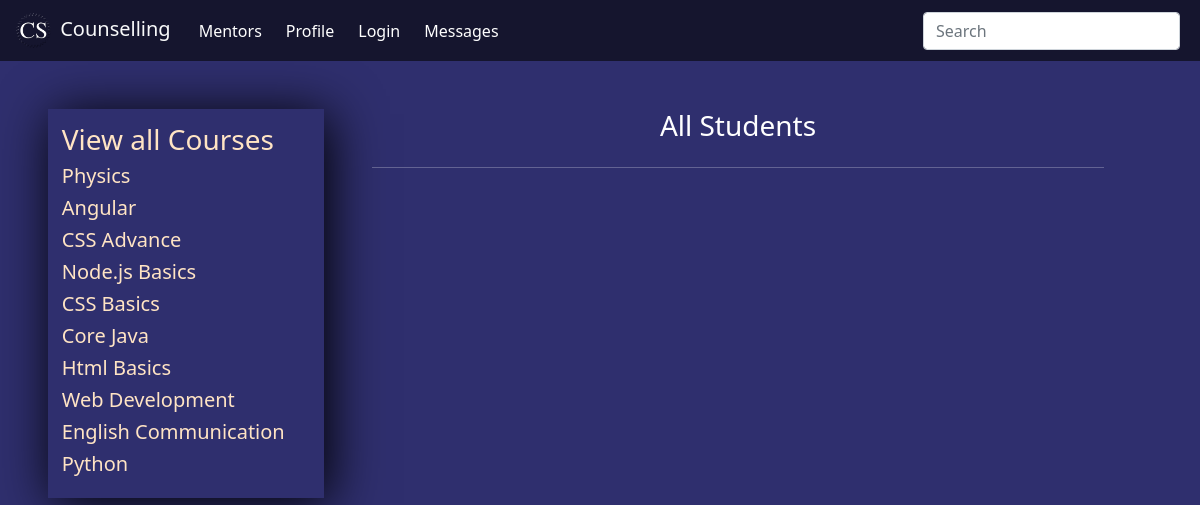
The page /students/ on the database its author committed.
### base/models.py (models this page shows, shortened)
class course(models.Model):
    user = models.ForeignKey(User, on_delete=models.SET_NULL, null=True)
    course_name = models.CharField(max_length=100)
    course_description = models.TextField(null=True)
    course_isactive = models.BooleanField(default=True)
    course_created = models.DateTimeField(auto_now_add=True)
    course_updated = models.DateTimeField(auto_now=True)
    class Meta:
        ordering = ['-course_updated', '-course_created']

### base/views.py (the view)
# urls.py: path('students/', views.students, name='students'),
def students(request):
    courses = course.objects.all()
    mentors = User.objects.filter(is_staff=True, is_superuser=False)
    user = request.user
    if user.is_superuser:
        students = User.objects.filter(is_superuser=False, is_staff=False)
    else:
        followers = follower.objects.filter(mentor=user)
        students = []
        for i in followers:
            stu = User.objects.get(username=i.student)
            students.append(stu)
    context = {"courses":courses, "mentors":mentors, "students":students,}
    return render(request, 'students.html', context)

### templates/students.html (shortened to what this page needs)
{% extends 'main.html' %}
{% block content %}
<div class="container-dash mt-5 mx-5">
    {% include 'managepage.html' %}
    <div class="dashboard mx-5">
        <h3 class="text-center mb-4">All Students</h3>
        <hr>
    </div>
  </div>
{% endblock content %}

### templates/managepage.html (shortened to what this page needs)
{% if request.user.is_superuser or request.user.is_staff %}
    <div class="manage">
        <a href="{% url 'course' %}">
        {% if request.user.is_superuser %}
            <h3>Manage Courses ({{courses.count}})</h3>
        {% else %}
            <h3>All Courses</h3>
        {% endif %}
        </a>
        {% if request.user.is_superuser %}
            {% for course in courses|slice:":4" %}
            {% if request.user == course.user or request.user.is_superuser %}
            {% if course.course_isactive == True %}
            <a href="{% url 'view-course' course.id %}">
            <h5>{{course.course_name}}</h5>
            </a>
            {% endif %}
            {% endif %}
            {% endfor %}
        {% else %}
            {% for course in courses %}
            {% if request.user == course.user or request.user.is_superuser %}
            {% if course.course_isactive == True %}
            <a href="{% url 'view-course' course.id %}">
            <h5>{{course.course_name}}</h5>
            </a>
            {% endif %}
            {% endif %}
            {% endfor %}
        {% endif %}
        {% if not request.user.is_superuser %}
        {% else %}
        <hr>
        <a href="{% url 'mentors' %}">
        <h3>Manage Mentors ({{mentors.count}})</h3>
        </a>
        {% for mentor in mentors|slice:":4" %}
        <a href="{% url 'view-profile' mentor.id %}">
        <h5>{{mentor.username}}</h5>
        </a>
        {% endfor %}
        {% endif %}
        <hr>
        <a href="{% url 'students' %}">
        {% if request.user.is_superuser %}
        <h3>Manage Students ({{students.count}})</h3>
        {% else %}
        <h3>Manage Students</h3>
        {% endif %}
        </a>
        {% for student in students|slice:":4" %}
        <a href="{% url 'view-profile' student.id %}">
        <h5>{{student.username}}</h5>
        </a>
        {% endfor %}
    </div>
    {% else %}
    <div class="manage">
        <a href="{% url 'course' %}">
            <h3>View all Courses</h3>
        </a>
        {% for course in courses|slice:":15" %}
        {% if course.course_isactive == True %}
        <a href="{% url 'view-course' course.id %}">
        <h5>{{course.course_name}}</h5>
        </a>
        {% endif %}
        {% endfor %}
    </div>
{% endif %}

### static/main.css (style rules this page uses)
body { color: white; background-color: rgb(47, 47, 110); }
.container-dash { display: grid; grid-template-columns: 1fr 3fr; }

### templates/managepage.html (style rules this page uses)
.manage a { text-decoration: none; color: bisque; }
.manage { max-height: 650px; padding: 5%; box-shadow: 5px 5px 50px black; margin-bottom: 2%; }

### rows shown on the page
course: course_name "Physics"
course: course_name "Angular"
course: course_name "CSS Advance"
course: course_name "Node.js Basics"
course: course_name "CSS Basics"
course: course_name "Core Java"
course: course_name "Html Basics"
course: course_name "Web Development"
course: course_name "English Communication"
course: course_name "Python"
